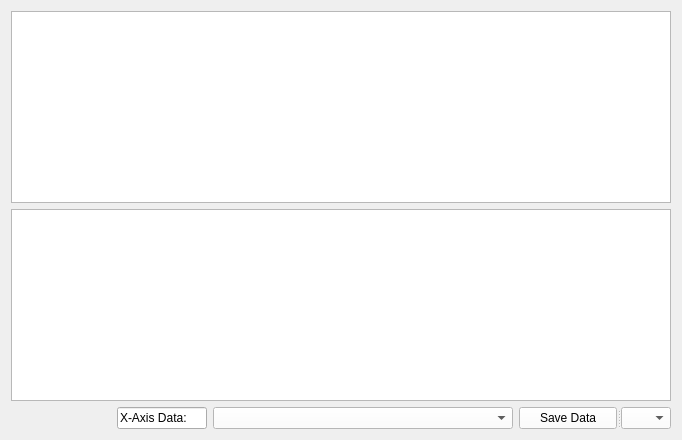
      <widget class="QWidget" name="allSweepsTab">
       <attribute name="title">
        <string>Temperature Dependence</string>
       </attribute>
       <layout class="QGridLayout" name="gridLayout_9">
        <item row="3" column="0" colspan="4">
         <widget class="PlotWidget" name="allSweepsGammaPlot"/>
        </item>
        <item row="2" column="0" colspan="4">
         <widget class="PlotWidget" name="allSweepsFreqPlot"/>
        </item>
        <item row="4" column="0">
         <spacer name="horizontalSpacer">
          <property name="orientation">
           <enum>Qt::Horizontal</enum>
          </property>
          <property name="sizeHint" stdset="0">
           <size>
            <width>100</width>
            <height>20</height>
           </size>
          </property>
         </spacer>
        </item>
        <item row="4" column="2">
         <widget class="QComboBox" name="xAxisBox">
          <property name="sizePolicy">
           <sizepolicy hsizetype="Fixed" vsizetype="Fixed">
            <horstretch>0</horstretch>
            <verstretch>0</verstretch>
           </sizepolicy>
          </property>
          <property name="minimumSize">
           <size>
            <width>300</width>
            <height>0</height>
           </size>
          </property>
          <property name="maximumSize">
           <size>
            <width>200</width>
            <height>16777215</height>
           </size>
          </property>
          <property name="styleSheet">
           <string notr="true">background-color: rgb(255, 255, 255);
color: rgb(0, 0, 0);</string>
          </property>
         </widget>
        </item>
        <item row="4" column="3">
         <widget class="QSplitter" name="splitter_7">
          <property name="orientation">
           <enum>Qt::Horizontal</enum>
          </property>
          <widget class="QPushButton" name="saveTempDepButton">
           <property name="sizePolicy">
            <sizepolicy hsizetype="Fixed" vsizetype="Fixed">
             <horstretch>0</horstretch>
             <verstretch>0</verstretch>
            </sizepolicy>
           </property>
           <property name="maximumSize">
            <size>
             <width>100</width>
             <height>16777215</height>
            </size>
           </property>
           <property name="styleSheet">
            <string notr="true">background-color: rgb(255, 255, 255);
color: rgb(0, 0, 0);</string>
           </property>
           <property name="text">
            <string>Save Data</string>
           </property>
          </widget>
          <widget class="QComboBox" name="plotResNumComboBox">
           <property name="sizePolicy">
            <sizepolicy hsizetype="Fixed" vsizetype="Fixed">
             <horstretch>0</horstretch>
             <verstretch>0</verstretch>
            </sizepolicy>
           </property>
           <property name="maximumSize">
            <size>
             <width>50</width>
             <height>16777215</height>
            </size>
           </property>
           <property name="styleSheet">
            <string notr="true">background-color: rgb(255, 255, 255);
color: rgb(0, 0, 0);</string>
           </property>
          </widget>
         </widget>
        </item>
        <item row="4" column="1">
         <widget class="QLineEdit" name="lineEdit">
          <property name="sizePolicy">
           <sizepolicy hsizetype="Fixed" vsizetype="Fixed">
            <horstretch>0</horstretch>
            <verstretch>0</verstretch>
           </sizepolicy>
          </property>
          <property name="maximumSize">
           <size>
            <width>90</width>
            <height>16777215</height>
           </size>
          </property>
          <property name="text">
           <string>X-Axis Data: </string>
          </property>
         </widget>
        </item>
       </layout>
      </widget>
